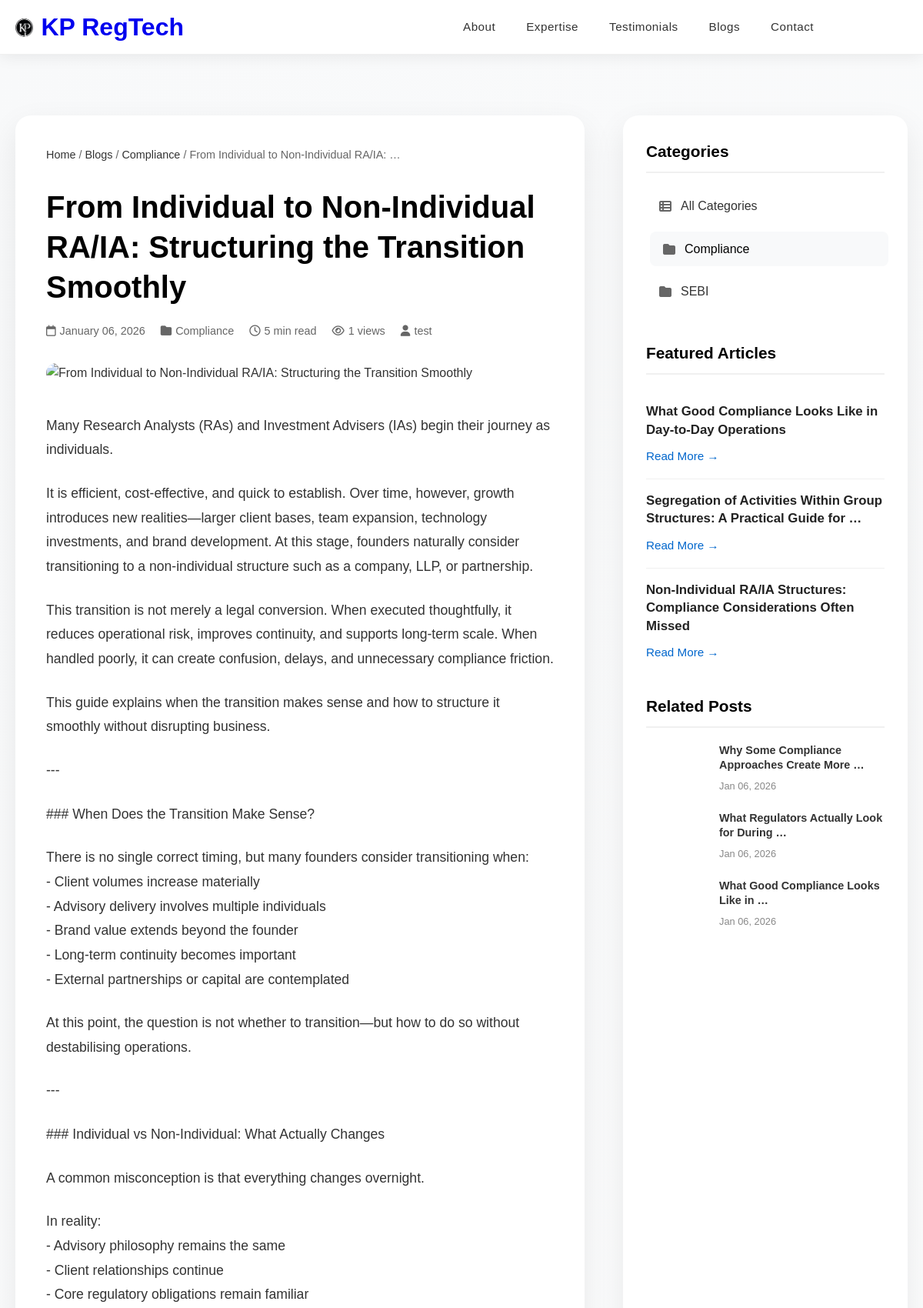
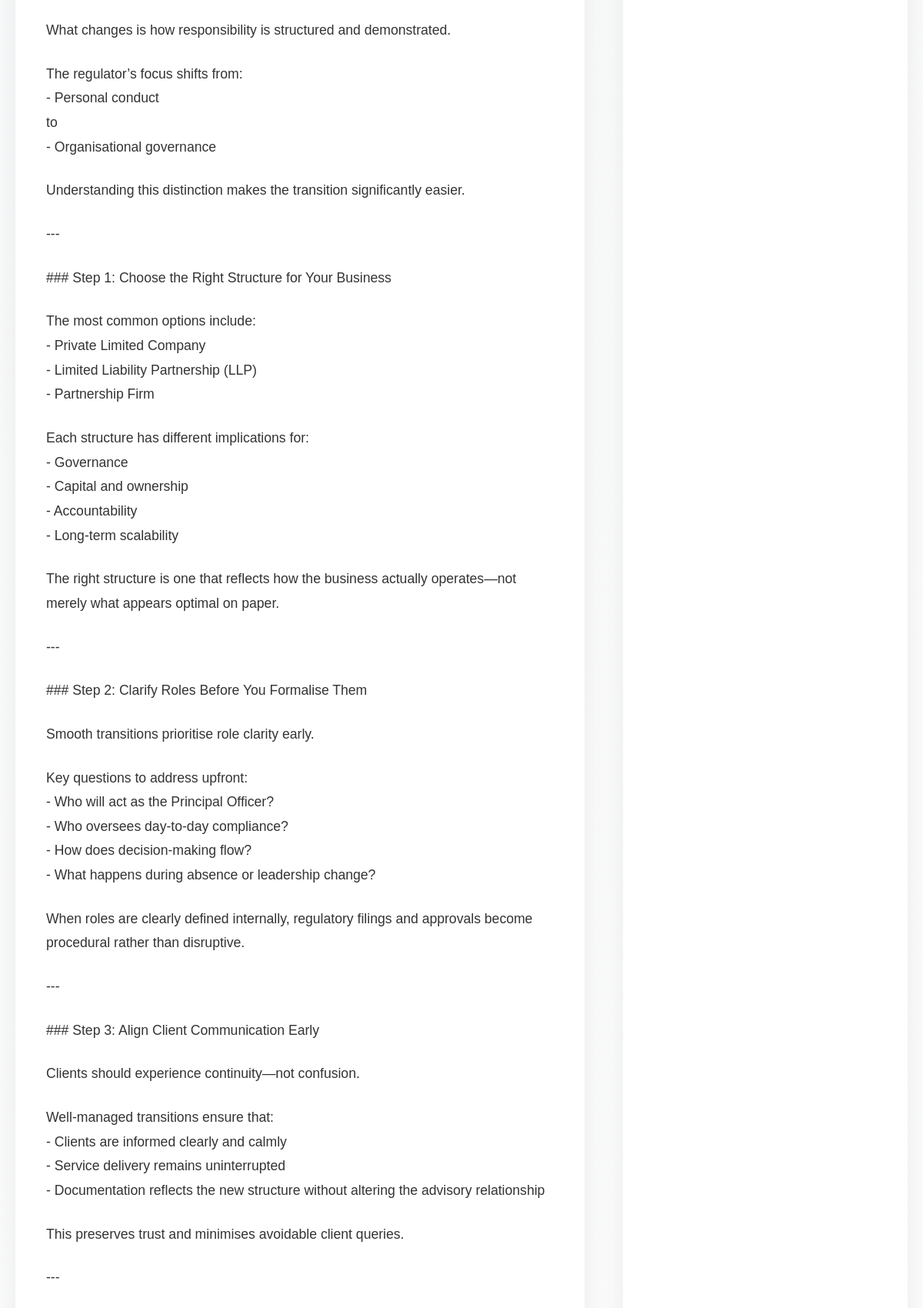
Screenshot of /blogs/from-individual-to-non-individual-raia-structuring-the-transition-smoothly/ (upper part) with the database file from the repository (2 pictures, top to bottom).
### pankaj/models.py (models this page shows, shortened)
class BlogPost(models.Model):
    title = models.CharField(max_length=200)  # Title of the blog post
    slug = models.SlugField(max_length=200, unique=True, blank=True)  # URL-friendly identifier
    content = models.TextField()  # Main content of the blog post
    excerpt = models.TextField(max_length=300, blank=True)  # Short summary/teaser
    category = models.CharField(max_length=50, blank=True, null=True)  # Post category
    featured_image = models.ImageField(upload_to='blog_images/', blank=True, null=True)  # Main image
    image_url = models.URLField(blank=True, null=True)  # Alternative image URL
    date_published = models.DateTimeField(default=timezone.now)  # Publication date
    read_time = models.IntegerField(default=5)  # Estimated reading time in minutes
    is_published = models.BooleanField(default=True)  # Controls visibility
    is_featured = models.BooleanField(default=False)  # Marks featured posts
    meta_title = models.CharField(max_length=200, blank=True, help_text="SEO meta title (optional)")
    meta_description = models.TextField(max_length=300, blank=True, help_text="SEO meta description (optional)")
    meta_keywords = models.CharField(max_length=200, blank=True, help_text="SEO keywords (comma-separated)")
    author = models.ForeignKey(
        'auth.User',
        on_delete=models.SET_NULL,
        null=True,
        blank=True,
        help_text="Admin who created this post"
    )
    date_created = models.DateTimeField(auto_now_add=True)
    date_modified = models.DateTimeField(auto_now=True)
    view_count = models.IntegerField(default=0, editable=False)
    def increment_view_count(self):
        self.view_count += 1
        self.save(update_fields=['view_count'])
    def save(self, *args, **kwargs):
        from django.utils.text import slugify
        import uuid
        if self.slug:
            self.slug = str(self.slug).strip()
        if not self.excerpt and self.content:
            excerpt_text = self.content.replace('\n', ' ').strip()
            if len(excerpt_text) > 300:
                self.excerpt = excerpt_text[:300] + "..."
            else:
                self.excerpt = excerpt_text
        if self.is_published and not self.date_published:
            self.date_published = timezone.now()
        if self.date_published and self.date_published > timezone.now():
            self.is_published = False
        super().save(*args, **kwargs)
    class Meta:
        ordering = ['-date_published']

### pankaj/views.py (the view)
# urls.py: path('blogs/<slug:slug>/', views.blog_detail, name='blog_detail'),
def blog_detail(request, slug):
    blog = get_object_or_404(BlogPost, slug=slug, is_published=True)
    blog.increment_view_count()
    related_posts = BlogPost.objects.filter(
        category=blog.category,
        is_published=True
    ).exclude(id=blog.id)[:3]
    all_published_blogs = BlogPost.objects.filter(is_published=True)
    categories = list(set([blog.category for blog in all_published_blogs
                         if blog.category and blog.slug and str(blog.slug).strip() != '']))
    categories.sort()
    featured_posts = BlogPost.objects.filter(
        is_published=True,
        is_featured=True
    ).exclude(id=blog.id)[:3]
    if not featured_posts:
        featured_posts = BlogPost.objects.filter(
            is_published=True
        ).exclude(id=blog.id).order_by('-date_published')[:3]
    context = {
        'blog': blog,
        'related_posts': related_posts,
        'categories': categories,
        'featured_posts': featured_posts,  # This will always have posts
        'current_category': blog.category,
    }
    return render(request, "blog_detail.html", context)

### pankaj/templates/blog_detail.html (shortened to what this page needs)
{% load static %}
<!DOCTYPE html>
<html lang="en">
<head>
    <link rel="stylesheet" href="{% static 'css/style.css' %}">
    <link rel="stylesheet" href="https://cdnjs.cloudflare.com/ajax/libs/font-awesome/6.4.0/css/all.min.css">
</head>
<body>
    <header>
        <div class="container header-container">
            <div class="logo">
                <img src="{% static 'images/kplogo.png' %}" alt="Company Logo" class="logo-image">
                <div class="logo-text">
                    <a href="/" class="logo-link" style="text-decoration: none;"><h1>KP RegTech</h1></a>
                </div>
            </div>
            <nav class="nav-menu" id="navMenu">
                <ul>
                    <li><a href="/about">About</a></li>
                    <li><a href="/services">Expertise</a></li>
                    <li><a href="/#testimonials">Testimonials</a></li>
                    <li><a href="/blogs">Blogs</a></li>
                    <li><a href="/contact">Contact</a></li>
                </ul>
            </nav>
        </div>
    </header>
    <section class="blog-detail-section">
        <div class="container">
            <div class="blog-detail-container">
                <div class="blog-main-content">
                    <div class="breadcrumb">
    <a href="/">Home</a> /
    <a href="{% url 'blogs' %}">Blogs</a> /
    {% if blog.category %}
    <a href="{% url 'blogs' %}?category={{ blog.category }}">{{ blog.category }}</a> /
    {% endif %}
    <span>{{ blog.title|truncatewords:5 }}</span>
</div>
                    <div class="blog-header">
                        <h1>{{ blog.title }}</h1>
                        <div class="blog-meta">
                            <span class="date"><i class="far fa-calendar"></i> {{ blog.date_published|date:"F d, Y" }}</span>
                            <span class="category"><i class="fas fa-folder"></i> {{ blog.category }}</span>
                            <span class="read-time"><i class="far fa-clock"></i> {{ blog.read_time }} min read</span>
                            <span class="views"><i class="far fa-eye"></i> {{ blog.view_count }} views</span>
                            {% if blog.author %}
                            <span class="author"><i class="fas fa-user"></i> {{ blog.author.get_full_name|default:blog.author.username }}</span>
                            {% endif %}
                        </div>
                    </div>
                    {% if blog.featured_image %}
                    <div class="featured-image">
                        <img src="{{ blog.featured_image.url }}" alt="{{ blog.title }}">
                    </div>
                    {% elif blog.image_url %}
                    <div class="featured-image">
                        <img src="{{ blog.image_url }}" alt="{{ blog.title }}">
                    </div>
                    {% endif %}
                    <div class="blog-content">
                        {{ blog.content|linebreaks }}
                    </div>
                </div>
                <div class="blog-sidebar">
<div class="sidebar-widget">
    <h3>Categories</h3>
    <ul class="categories-list">
        <li>
            <a href="{% url 'blogs' %}" {% if not current_category %}class="active"{% endif %}>
                <i class="fas fa-th-list"></i>
                All Categories
            </a>
        </li>
        {% for cat in categories %}
        <li>
            <a href="{% url 'blogs' %}?category={{ cat }}"
               {% if current_category == cat %}class="active"{% endif %}>
                <i class="fas fa-folder"></i>
                {{ cat }}
            </a>
        </li>
        {% endfor %}
    </ul>
</div>
<div class="sidebar-widget">
    <h3>Featured Articles</h3>
    {% if featured_posts %}
        <div class="featured-post">
            {% for post in featured_posts %}
            <div class="featured-post-item">
                <h4>{{ post.title|truncatewords:10 }}</h4>
                <a href="{% url 'blog_detail' post.slug %}">Read More →</a>
            </div>
            {% endfor %}
        </div>
    {% else %}
        <p>No featured articles available at the moment.</p>
    {% endif %}
</div>
                    <div class="sidebar-widget">
                        <h3>Related Posts</h3>
                        <div class="related-posts">
                            {% for related_post in related_posts %}
                            <div class="related-post-item">
                                {% if related_post.featured_image %}
                                <div class="related-post-image" style="background-image: url('{{ related_post.featured_image.url }}')"></div>
                                {% elif related_post.image_url %}
                                <div class="related-post-image" style="background-image: url('{{ related_post.image_url }}')"></div>
                                {% else %}
                                <div class="related-post-image" style="background-image: url('https://images.unsplash.com/photo-1553877522-43269d4ea984?ixlib=rb-4.0.3&auto=format&fit=crop&w=2070&q=100')"></div>
                                {% endif %}
                                <div class="related-post-content">
                                    <h4><a href="{% url 'blog_detail' related_post.slug %}">{{ related_post.title|truncatewords:6 }}</a></h4>
                                    <span class="post-date">{{ related_post.date_published|date:"M d, Y" }}</span>
                                </div>
                            </div>
                            {% empty %}
                            <p>No related posts.</p>
                            {% endfor %}
                        </div>
                    </div>
                </div>
            </div>
        </div>
    </section>
</body>
</html>

### pankaj/static/css/style.css (style rules this page uses)
header { background-color: #fff; box-shadow: 0 2px 20px rgba(0,0,0,0.08); position: fixed; width: 100%; top: 0; z-index: 1000; border-bottom: 1px solid #f0f0f0; backdrop-filter: blur(10px); background-color: rgba(255, 255, 255, 0.98); padding: 0; }
.header-container { display: flex; justify-content: space-between; align-items: center; max-width: 1200px; margin: 0 auto; padding: 0 20px; height: 70px; }
.logo { display: flex; align-items: center; gap: 10px; text-decoration: none; color: inherit; transition: transform 0.3s ease; flex-shrink: 0; }
.logo-image { height: 35px; width: auto; }
.logo-text { display: flex; flex-direction: column; line-height: 1; }
.nav-menu { flex: 1; display: flex; justify-content: center; max-width: 700px; }
.nav-menu ul { display: flex; list-style: none; margin: 0; padding: 0; gap: 40px; align-items: center; }
.nav-menu ul li { position: relative; }
.nav-menu ul li a { text-decoration: none; color: #333; font-weight: 500; transition: all 0.3s; font-size: 0.95rem; letter-spacing: 0.5px; padding: 8px 0; position: relative; white-space: nowrap; display: flex; align-items: center; gap: 5px; font-family: 'Montserrat', sans-serif; }
.nav-menu ul li a::after { content: ''; position: absolute; bottom: 0; left: 0; width: 0; height: 2px; background: #000; transition: width 0.3s ease; }
* { margin: 0; padding: 0; box-sizing: border-box; }
body { font-family: 'Montserrat', sans-serif; line-height: 1.6; color: #333; overflow-x: hidden; padding-top: 70px; }
.container { max-width: 1200px; margin: 0 auto; padding: 0 20px; }

### rows the page displays
BlogPost: category "Compliance", title "From Individual to Non-Individual RA/IA: …", title "From Individual to Non-Individual RA/IA: Structuring the Transition Smoothly", date_published "January 06, 2026", read_time "5", view_count "1", author.get_full_name "test", content "Many Research Analysts (RAs) and Investment Advisers (IAs) begin their journey as individuals. It is efficient, cost-effective, and quick to establish. Over time, however, growth introduces new realities—larger client bases, team expansion, technology investments, and brand development. At this stage, founders naturally consider transitioning to a non-individual structure such as a company, LLP, or partnership. This transition is not merely a legal conversion. When executed thoughtfully, it reduces operational risk, improves continuity, and supports long-term scale. When handled poorly, it can create confusion, delays, and unnecessary compliance friction. This guide explains when the…"
BlogPost: categories "Compliance", title "Why Some Compliance Approaches Create More …", date_published "Jan 06, 2026"
BlogPost: categories "SEBI", title "Non-Individual RA/IA Structures: Compliance Considerations Often Missed"
BlogPost: title "What Good Compliance Looks Like in Day-to-Day Operations", title "What Good Compliance Looks Like in …", date_published "Jan 06, 2026"
BlogPost: title "Segregation of Activities Within Group Structures: A Practical Guide for …"
BlogPost: title "What Regulators Actually Look for During …", date_published "Jan 06, 2026"
